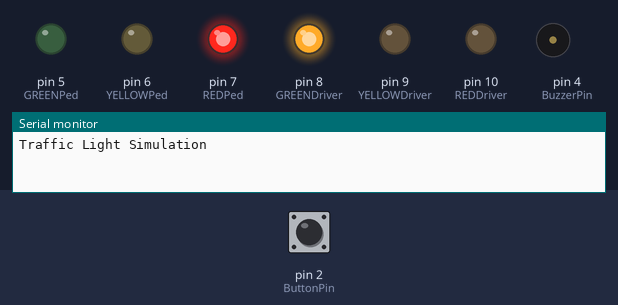
The sketch below on a simulated Arduino Uno, built with avr-gcc and run on an emulated ATmega328P. On the bench: output pins drawn as LEDs (lit = HIGH), buzzer (waves = sounding, pin HIGH), the last lines printed to the serial monitor. The inputs (shaded band) are chosen by the test bench; at power-on: pin 2 (ButtonPin) HIGH.

Above: at 1.2 s.
1.3 s: pin 2 (ButtonPin) pulled LOW for 0.15 s
At 20.8 s:
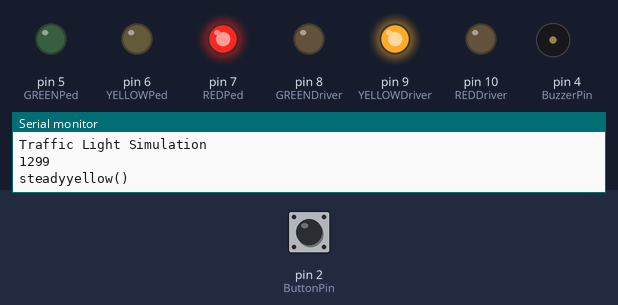
At 23.8 s:
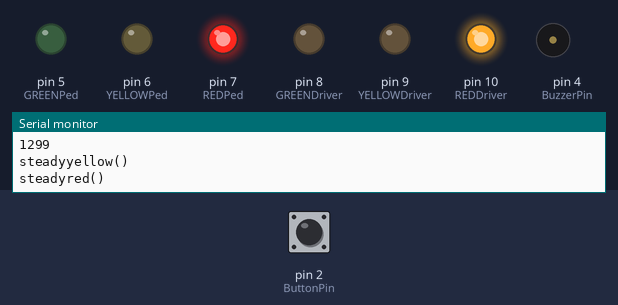
Timing chart, 0 to 24.5 s (numbered marks = the images above; inputs shaded):
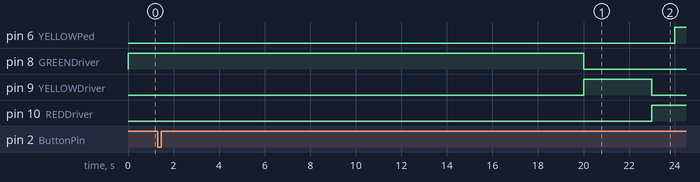

The sketch:

7-traffic-lights.ino
```cpp
// EduKit1 - Basics
// Worksheet 7 - Traffic Light Simulation

/*
 * In this project, you will probram a traffic
 * light simulator using the same circuit from
 * Workksheet 6.
 *
 * Using techniques earned in earlier lessons, your
 * aim is to make the traffic lights work like
 * standard UK Pelican Crossing:
 *
 *    One set of LEDs act as signals to vehicles
 *    The other set of LEDs act as pedestrian signals
 */

// set up variables for the LED, Buzzer and Button pins
const int ButtonPin = 2;    // button pin variable
int ButtonValue = 0;        // variable to hold button state
int BuzzerPin = 4;          // buzzer pin variable

const int REDDriver = 10;     // RED led (driver)
const int YELLOWDriver = 9;   // YELLOW led (driver)
const int GREENDriver = 8;    // GREEN LED (driver)

const int REDPed = 7;     // RED led (pedestrian)
const int YELLOWPed = 6;   // YELLOW led (pedestrian)
const int GREENPed = 5;    // GREEN LED (pedestrian)

// control variables
boolean buttonnotpressed;
int startTime;
int now;
int elapsedTime;

void setup() {
  // run once, when the sketch starts

  Serial.begin(9600);       // set up Serial library at 9600 bps

  // setup each of the input (button), and output (LEDs, Buzzer) pins
  pinMode(ButtonPin, INPUT);
  pinMode(BuzzerPin, OUTPUT);
  digitalWrite(BuzzerPin, LOW);

  pinMode(REDDriver, OUTPUT);
  pinMode(YELLOWDriver, OUTPUT);
  pinMode(GREENDriver, OUTPUT);
  pinMode(REDPed, OUTPUT);
  pinMode(YELLOWPed, OUTPUT);
  pinMode(GREENPed, OUTPUT);

  digitalWrite(YELLOWDriver, LOW);
  digitalWrite(REDPed, HIGH);
  digitalWrite(GREENPed, LOW);

  Serial.println("Traffic Light Simulation");

  // initialize the traffic lights
  startgreen();
}

/* define a function for the initial state
 * Driver - Green LED on, rest off)
 * Pedestrian - Red LED on, rest off)
 */

 void startgreen() {
  digitalWrite(REDDriver, LOW);
  digitalWrite(YELLOWDriver, LOW);
  digitalWrite(GREENDriver, HIGH);

  digitalWrite(REDPed, HIGH);
  digitalWrite(YELLOWPed, LOW);
  digitalWrite(GREENPed, LOW);
 }

 /* turn the green off and yellow on for 3 seconds
  *  ('Pedestrian' red LED stays lit)
  */

 void steadyyellow() {
   Serial.println("steadyyellow()");
   digitalWrite(GREENDriver, LOW);
   digitalWrite(YELLOWDriver, HIGH);
   delay(3000);
 }

  /* turn the yellow off, and then the red on for
   *  1 second
   */

void steadyred() {
  Serial.println("steadyred()");
  digitalWrite(YELLOWDriver, LOW);
  digitalWrite(REDDriver, HIGH);
  delay(1000);
}


/* sound the buzzer for 4 secondds
 *  (also, for the 'pedestrian' LEDs, turn the red off and green on)
 */

 void startwalking() {
   Serial.println("startwalking()");
   digitalWrite(YELLOWPed, HIGH);
   delay(4000);
   digitalWrite(REDPed, LOW);
   digitalWrite(YELLOWPed, LOW);
   digitalWrite(GREENPed, HIGH);

   int i = 10;
   while (i > 0) {
      digitalWrite(BuzzerPin, HIGH);
      delay(300);
      digitalWrite(BuzzerPin, LOW);
      delay(600);
      i--;
   }
 }

 /* make the buzzer on and off, half a second of
  *  sound followed by half a second of silence
  *
  *  turn the buzzer off and wait for 2 seconds
  *  flash the pedestrian Green on and off for the two seconds
  */

 void dontwalk() {
   Serial.println("dontwalk()");
   digitalWrite(GREENPed, LOW);
   delay(1000);
   digitalWrite(YELLOWPed, HIGH);
   delay(1000);
}

/* flash the yellow on and off for 4 seconds
 *  and the green 'pedestrian' LED also
 */

void flashingambergreen() {
    Serial.println("flashingambergreen()");

    digitalWrite(REDPed, LOW);
    delay(1000);

    int i = 2;
    while(i > 0) {
      digitalWrite(YELLOWDriver, HIGH);
      delay(1000);
      digitalWrite(YELLOWDriver, LOW);
      delay(1000);

      digitalWrite(YELLOWPed, HIGH);
      delay(1000);
      digitalWrite(YELLOWPed, LOW);
      delay(1000);
      i--;
    }
}

/* flash the amber for one more second
 *  (turn the green 'pedestrian' LED off and the red on)
 */

void flashingyellow() {
    Serial.println("flashinyellow()");
    digitalWrite(YELLOWDriver, LOW);
    delay(1000);

    digitalWrite(GREENPed, LOW);
    digitalWrite(REDPed, HIGH);

    digitalWrite(GREENDriver, HIGH);
    digitalWrite(REDDriver, LOW);
}

/* go through the entire traffic light sequence by
 *  calling each function one after the other
 */

void trafficlightsequence() {
    steadyyellow();
    steadyred();
    startwalking();
    dontwalk();
    flashingambergreen();
    flashingyellow();
}

void loop() {

  /* here is the loop that waits at least 20 seconds before
   *  stopping the cars if the button has been pressed
   */

  buttonnotpressed = true;      // button has not been pressed
  startTime = millis();       // records the current time

  while(buttonnotpressed) {
    delay(100);       // wait for 0.1s
    if (digitalRead(ButtonPin) == LOW) {
        now = millis();       // current time now
        buttonnotpressed = false;   // button has been pressed

        elapsedTime = now - startTime;
        Serial.println(elapsedTime);
        if (elapsedTime >= 0 && elapsedTime < 20000) {  // if under 20 seconds (20000 milliseconds)
          delay(20000 - elapsedTime);   // wait until 20s is up
        } else {
          delay(5000);            // wait for 5s (slow pedestrian traffic)
        }
        trafficlightsequence();   // run the trafic light sequence
    }
  }
}
```

Measured:
- after the input at 1.3 s, pin 6 (YELLOWPed): LOW → HIGH after 22.7 s; pin 8 (GREENDriver): HIGH → LOW after 18.7 s; pin 9 (YELLOWDriver): LOW → HIGH after 18.7 s, → LOW 3.0 s later; pin 10 (REDDriver): LOW → HIGH after 21.7 s
